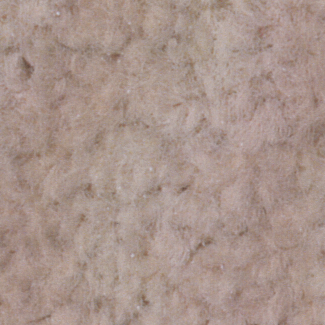
#> input picture sample_images/cri1_pro0.bmp, 325 x 325 px
$ python -i img_misc.py   (imports and definitions only)   (older library calls are emulated)
#> lines starting #> are read from the running program, lines starting #| are printed output that depends on the picture; after the words box and inside, x2 and y2 are one past the last pixel; in counts of white or black regions, pixels touching at a corner belong together
#> further down, picture is the input picture: shape (325, 325, 3); mean B, G, R 139.7, 147.7, 168.3
"""
Copyleft 2021
This program is free software: you can redistribute it and/or modify
it under the terms of the GNU General Public License as published by
the Free Software Foundation version 3.

This program is distributed in the hope that it will be useful,
but WITHOUT ANY WARRANTY; without even the implied warranty of
MERCHANTABILITY or FITNESS FOR A PARTICULAR PURPOSE.  See the
GNU General Public License for more details.

You should have received a copy of the GNU General Public License
along with this program.  If not, see <https://www.gnu.org/licenses/>.

author: Benhur Ortiz-Jaramillo
"""

from scipy import signal
import numpy as np
from gui import ifas_misc
import cv2


# B. Goossens, et.al.
# Wavelet domain image denoising for non-stationary noise and signal-dependent noise
# IEEE PROCEEDINGS of the International conference on image processing
# [16 lines left out: function estimate_noise, not called in this run]


# Based on guide
# https://docs.opencv.org/master/d4/d13/tutorial_py_filtering.html
def variance_of_laplacian(img):
	return cv2.Laplacian(img, -1).var()


# Threshold based on the median and deviation of differences
# [31 lines left out: functions median_threshold, rho_jncd_delta_e, colorfulness, not called in this run]


# Log Gabor filter
def log_gabor(rows, cols, omega_0=0.0210, sigma_f=1.34):
    u1, u2 = np.meshgrid(
        (np.arange(cols) - (np.fix(cols / 2))) / (cols - np.mod(cols, 2)),
        (np.arange(rows) - (np.fix(rows / 2))) / (rows - np.mod(rows, 2))
        )
    mask = np.ones((rows, cols))

    for ii in range(rows):
        for jj in range(cols):
            if (u1[ii, jj]**2 + u2[ii, jj]**2) > 0.25:
                mask[ii, jj] = 0

    u1 = u1 * mask
    u2 = u2 * mask
    u1 = np.fft.ifftshift(u1)
    u2 = np.fft.ifftshift(u2)

    radius = np.sqrt(np.power(u1, 2) + np.power(u2, 2))
    radius[0, 0] = 1
    idx = np.where(radius==0)
    radius[idx] = 1

    lg = np.exp((-np.power(np.log(radius / omega_0),2))/(2*(sigma_f ** 2)))
    lg[idx] = 0
    lg[0, 0] = 0

    return lg


# SDSP algorithm for salient region detection from a given image
def salient_regions(img, sigma_f=1.34, omega_0=0.0210, sigma_d=145, sigma_c=0.001):
#> called with sigma_f = 1.34, omega_0 = 0.021, sigma_d = 145, sigma_c = 0.001
    m, n, _ = img.shape
#> m = 325; n = 325
    resized = cv2.resize(img, (256, 256), interpolation=cv2.INTER_LINEAR)
    lab = cv2.cvtColor((resized / 255).astype("float32"), cv2.COLOR_BGR2LAB).astype("float32")

    lch = lab[::, ::, 0]
    ach = lab[::, ::, 1]
    bch = lab[::, ::, 2]

    lfft = np.fft.fft2(lch)
    afft = np.fft.fft2(ach)
    bfft = np.fft.fft2(bch)

    rows, cols, _ = resized.shape
#> rows = 256; cols = 256
    lg = log_gabor(rows, cols, omega_0, sigma_f)
#> after the loop in log_gabor, `for ii in range(rows):`:
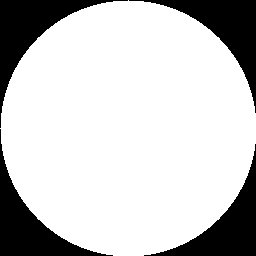
#> mask: shape (256, 256) float64; values 0 (black) and 1 (white), 78.5% white; 4 black regions, box (x1, y1, x2, y2) and area: (0, 0, 128, 128) 3654, (129, 0, 256, 113) 3526, (0, 129, 113, 256) 3526, (144, 144, 256, 256) 3399

    l = np.real(np.fft.ifft2(lfft * lg))
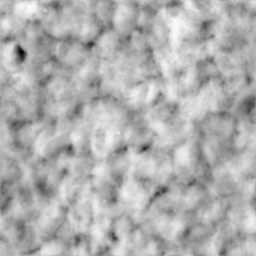
#> l: shape (256, 256) float64; min -17.53, max 7.79, mean 4.16e-17; drawn with min black and max white
    a = np.real(np.fft.ifft2(afft * lg))
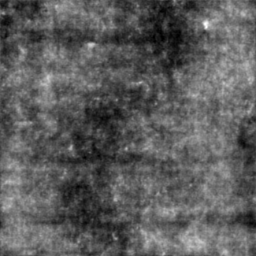
#> a: shape (256, 256) float64; min -2.15, max 3.79, mean 1.39e-17; drawn with min black and max white
    b = np.real(np.fft.ifft2(bfft * lg))
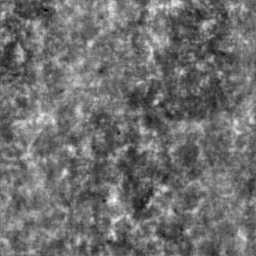
#> b: shape (256, 256) float64; min -4.41, max 5.72, mean -3.47e-18; drawn with min black and max white

    SFMap = np.sqrt(np.power(l, 2) + np.power(a, 2) + np.power(b, 2))
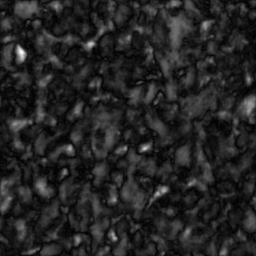
#> SFMap: shape (256, 256) float64; min 0.0705, max 17.76, mean 2.64; drawn with min black and max white

    idx = np.zeros((rows, cols, 2))
    idx[:,:,0] = np.tile(np.arange(rows), (cols, 1)).T
    idx[:,:,1] = np.tile(np.arange(cols), (rows, 1))

    cy = rows / 2
#> cy = 128
    cx = cols / 2
#> cx = 128

    cxy = np.zeros((rows, cols, 2))
    cxy[:,:, 0] = np.ones((rows, cols)) * cy
    cxy[:,:, 1] = np.ones((rows, cols)) * cx

    SD_map = np.exp(-np.sum(np.power(idx - cxy, 2), 2) / (sigma_d ** 2))

    maxA = np.max(ach)
#> maxA = 16.31
    minA = np.min(ach)
#> minA = 0.969
    a_norm = (ach - minA) / (maxA - minA)

    maxB = np.max(bch)
#> maxB = 17.45
    minB = np.min(bch)
#> minB = -4.53
    b_norm = (bch - minB) / (maxB - minB)

    ab_mag = np.power(a_norm, 2) + np.power(b_norm, 2)
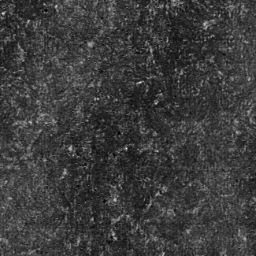
#> ab_mag: shape (256, 256) float32; min 0.00762, max 1.75, mean 0.422; drawn with min black and max white

    SCMap = 1 - np.exp(-ab_mag / (sigma_c ** 2))
#> SCMap: shape (256, 256) float32; every value is 1
    VSMap = SFMap * SD_map * SCMap
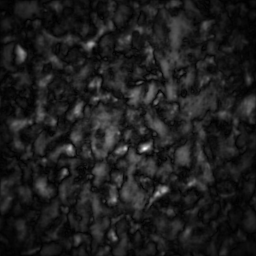
#> VSMap: shape (256, 256) float64; min 0.0173, max 13.75, mean 1.66; drawn with min black and max white

    VSMap = cv2.resize(VSMap, (n, m), interpolation=cv2.INTER_LINEAR)
#> VSMap: shape (325, 325) float64

    return VSMap / np.max(VSMap)


# Average of an 8x8 block for chroma spread and extrem
# [37 lines left out: functions mean8x8block, color_histogram, clip_psnr, not called in this run]


# Variance times the input size
def vari(x):
    return np.var(x) * x.size


# Mean squared error of discrete cossine transform coefficients
# [197 lines left out: functions dct_block_mse, separable_filters, resize, pad4conv, separable_conv, not called in this run]

>>> import cv2
>>> picture = cv2.imread('../sample_images/cri1_pro0.bmp')
>>> result = salient_regions(picture)

$ run again, on sample_images/cri1_ref0.bmp
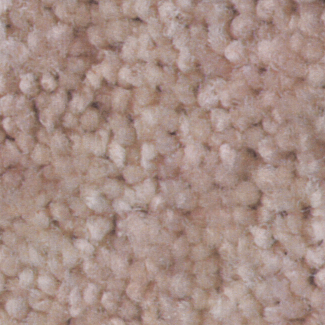
#> input picture sample_images/cri1_ref0.bmp, 325 x 325 px
#> picture is the input picture: shape (325, 325, 3); mean B, G, R 134.2, 142.3, 167.5
#> in salient_regions, `SFMap = np.sqrt(np.power(l, 2) + np.power(a, 2) + np.power(b, 2))`:
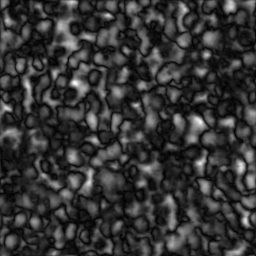
#> SFMap: shape (256, 256) float64; min 0.0881, max 21.55, mean 4.6; drawn with min black and max white
#> maxA = 19.8
#> minA = 0.25
#> maxB = 20.84
#> minB = -4.14
#> SCMap: shape (256, 256) float32; every value is 1
#> in salient_regions, `VSMap = SFMap * SD_map * SCMap`:
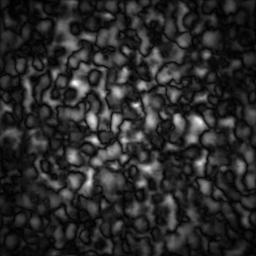
#> VSMap: shape (256, 256) float64; min 0.0318, max 17.13, mean 2.9; drawn with min black and max white
